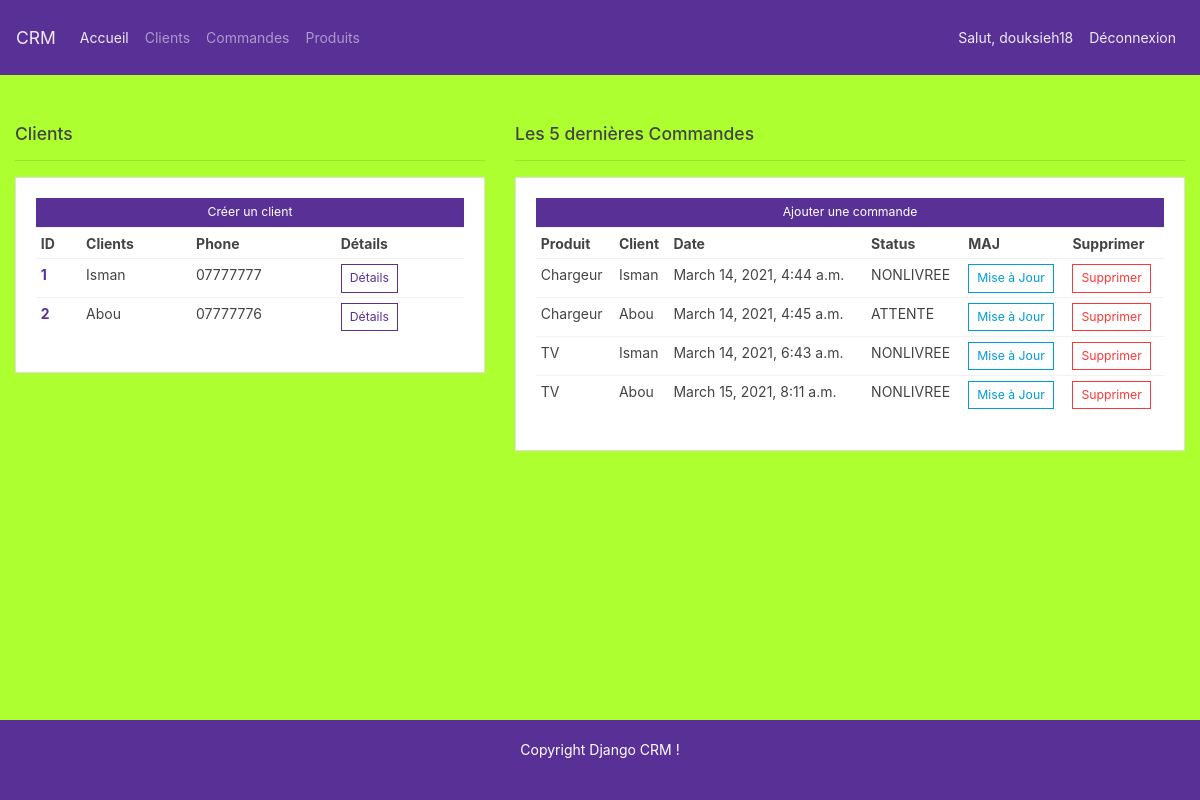
The app's page / (signed in), older data.
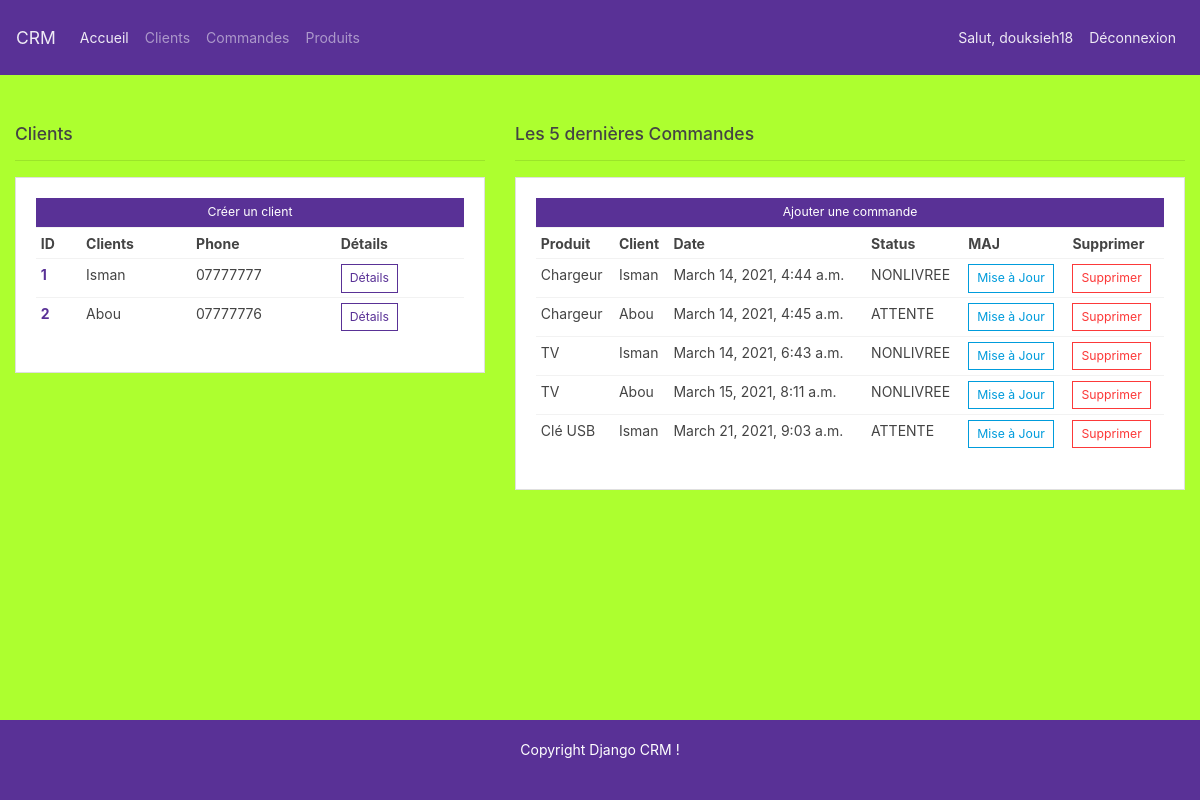
The same page, newer data.
### client/models.py (models this page shows)
class Client(models.Model):
    nom = models.CharField(max_length=200,null=True)
    phone = models.CharField(max_length=200,null=True)
    date_creation = models.DateTimeField(auto_now_add=True)
    def __str__(self):
        return self.nom

### commande/models.py (models this page shows, shortened)
class Commande(models.Model):
    STATUS=(('ATTENTE','EN ATTENTE'),('NONLIVREE','EN COURS DE LIVRAISON'),('LIVRE','LIVRÉ'))
    client = models.ForeignKey(Client,null=True,on_delete=models.SET_NULL,default=1)
    produits = models.ForeignKey(Produit,null=True,on_delete=models.SET_NULL,default=1)
    status = models.CharField(max_length=200,null=True,choices=STATUS,default=1)
    date_creation = models.DateTimeField(auto_now_add=True)

### produit/models.py (models this page shows)
class Produit(models.Model):
    nom = models.CharField(max_length=200,null=True)
    prix = models.FloatField(null=True)
    date_creation = models.DateTimeField(auto_now_add=True)
    tag = models.ManyToManyField(Tag)
    def __str__(self):
        return self.nom

### produit/views.py (the view)
# urls.py: path('',views.home,name='home'),
@login_required(login_url='login')
def home(request):
    commandes = Commande.objects.all()
    clients = Client.objects.all()
    context = {'cmds':commandes,'clients':clients}
    return render(request,'produit/accueil.html',context=context)

### templates/produit/accueil.html
{% extends 'base.html' %}
{% block content %}
<div class="row">
    <div class="col-md-5">
        <h5>Clients</h5>
        <hr>
        <div class="card card-body">
            <a href="" class="btn btn-primary btn-sm btn-block">Créer un client</a>
            <table class="table table-sm">
                <tr>
                    <th>ID</th>
                    <th>Clients</th>
                    <th>Phone</th>
                    <th>Détails</th>
                </tr>
                {% for client in clients %}
                   <tr>
                        <td> <strong style="color:blue;"><a href="{% url 'client_id' client.id %}">{{ client.id}}</a></strong> </td>
                        <td>{{ client.nom}}</td>
                        <td>{{ client.phone}}</td>
                        <td><a class="btn btn-sm btn-outline-primary"  href="{% url 'client_id' client.id %}">Détails</a></td>
                    </tr>
                {% endfor %}
            </table>
        </div>
    </div>
    <div class="col-md-7">
        <h5>Les 5 dernières Commandes</h5>
        <hr>
        <div class="card card-body">
            <a href="{% url 'ajout_cmd' %}" class="btn btn-primary btn-sm btn-block">Ajouter une commande</a>
            <table class="table table-sm">
                <tr>
                    <th>Produit</th>
                    <th>Client</th>
                    <th>Date</th>
                    <th>Status</th>
                    <th>MAJ</th>
                    <th>Supprimer</th>
                </tr>
                {% for cmd in cmds %}
                   <tr>
                        <td>{{ cmd.produits}}</td>
                        <td>{{ cmd.client}}</td>
                        <td>{{ cmd.date_creation }}</td>
                        <td>{{ cmd.status }}</td>
                        <td> <a class="btn btn-sm btn-outline-info"  href="{% url 'modif_cmd' cmd.id %}">Mise à Jour</a> </td>
                        <td> <a class="btn btn-sm btn-outline-danger" data-action="delete" data-target="#block_{{ cmd.id }}"  href="{% url 'delete_cmd' cmd.id %}">Supprimer</a> </td>
                    </tr>
                {% endfor %}
            </table>
        </div>
    </div>
</div>
{% endblock  %}

Row changes from the older to the newer data that the page shows:
added Commande: produits "Clé USB", client "Isman", date_creation "March 21, 2021, 9:03 a.m.", status "ATTENTE"
